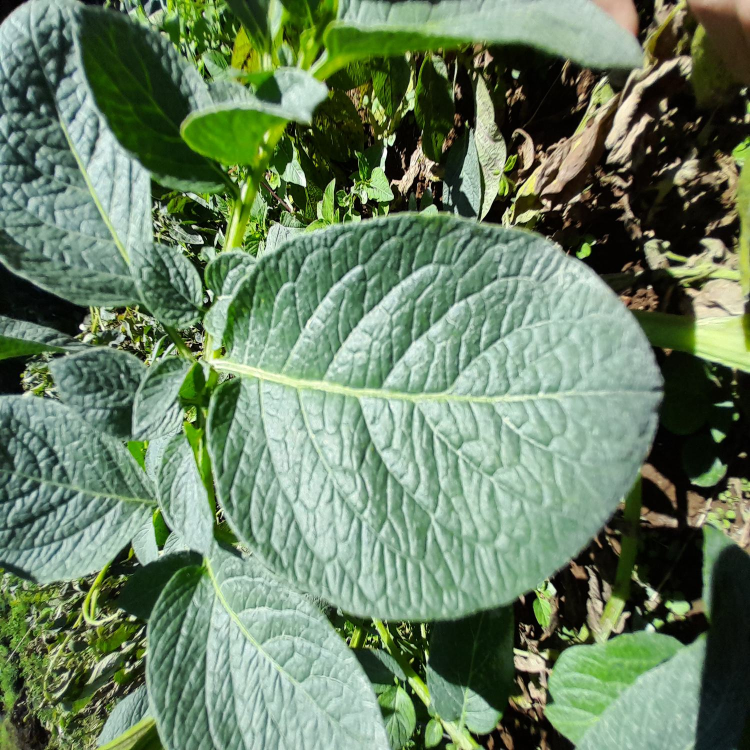
%> input picture imgs/20230712_120415.jpg, 1500 x 1500 px (shown at 1/2 size)
$ octave --eval "result = segmentLeafAndHighlightDisease(imread('../imgs/20230712_120415.jpg'));"   (GNU Octave 9; MATLAB toolbox functions it lacks are replaced by stand-ins)
%> lines starting %> are read from the running program, lines starting %| are printed output that depends on the picture; in (x1, y1, x2, y2) boxes, pixels count from 0 and x2, y2 are one past the last pixel; in counts of white or black regions, pixels touching at a corner belong together; the program's own positions count from 1
function [leafMask,highlight,bbox,roi,hsvImg] = segmentLeafAndHighlightDisease(img)
img = imresize(img,[256 256]);

if size(img,3)==1
    img = cat(3,img,img,img);
end

hsvImg = rgb2hsv(img);
%> hsvImg: size 256x256x3 double; mean H, S, V 0.314, 0.375, 0.514
H = hsvImg(:,:,1);
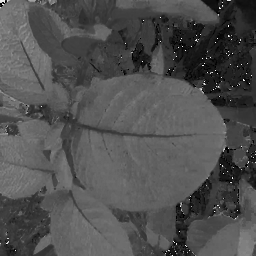
%> H: size 256x256 double; min 0, max 0.985, mean 0.314
S = hsvImg(:,:,2);
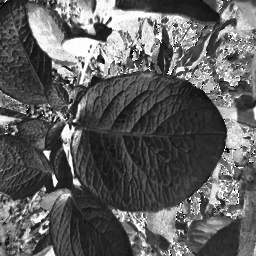
%> S: size 256x256 double; min 0, max 1, mean 0.375
V = hsvImg(:,:,3);
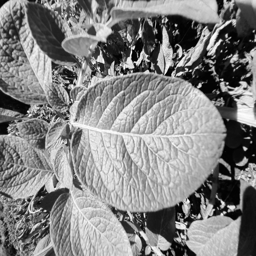
%> V: size 256x256 double; min 0, max 1, mean 0.514
leafMask = (H > 0.18 & H < 0.45) & (S > 0.2) & (V > 0.2);
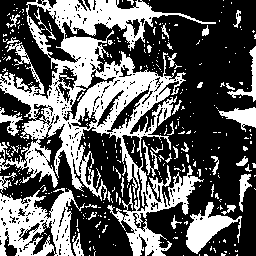
%> leafMask: size 256x256 logical; 37.7% white; 351 white regions (313 under 20 px), largest, box (x1, y1, x2, y2) and area: (0, 0, 216, 256) 16531, (0, 188, 85, 256) 3129, (186, 202, 242, 254) 1171
leafMask = bwareaopen(leafMask,300);
%> leafMask: size 256x256 logical; 33% white; 5 white regions, box (x1, y1, x2, y2) and area: (0, 0, 216, 256) 16531, (0, 188, 85, 256) 3129, (186, 202, 242, 254) 1171, (218, 107, 256, 132) 451, (227, 46, 256, 102) 327
leafMask = imclose(leafMask,strel('disk',5));
%> leafMask: size 256x256 logical; 46% white; 2 white regions, box (x1, y1, x2, y2) and area: (0, 0, 242, 256) 29266, (218, 46, 256, 132) 861
leafMask = imfill(leafMask,'holes');
%> leafMask: size 256x256 logical; 49.8% white; 2 white regions, box (x1, y1, x2, y2) and area: (0, 0, 242, 256) 31758, (218, 46, 256, 132) 861
mask1 = (H < 0.05) | (H > 0.9);
%> mask1: size 256x256 logical; 1.1% white in thin lines or dots
mask2 = (H > 0.05 & H < 0.15);
%> mask2: size 256x256 logical; 10.5% white; 109 white regions (96 under 20 px), largest, box (x1, y1, x2, y2) and area: (169, 0, 256, 94) 4317, (162, 179, 212, 256) 773, (219, 152, 249, 185) 425
diseaseMask = (mask1 | mask2) & leafMask;
%> diseaseMask: size 256x256 logical; 0.39% white in thin lines or dots
diseaseMask = bwareaopen(diseaseMask,40);
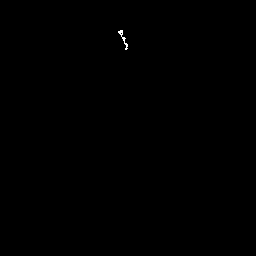
%> diseaseMask: size 256x256 logical; 0.08% white in thin lines or dots, all inside (x1, y1, x2, y2) = (118, 30, 128, 50)
diseaseMask = imclose(diseaseMask,strel('disk',3));
highlight = img;
R = highlight(:,:,1);
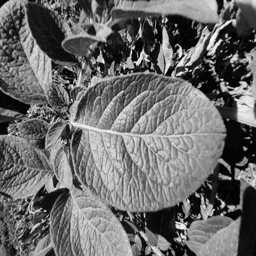
%> R: size 256x256 uint8; min 0, max 255, mean 106.7
R(diseaseMask) = 255;
%> R: size 256x256 uint8; 0.09% of pixels changed, all inside (x1, y1, x2, y2) = (118, 30, 128, 50)
highlight(:,:,1) = R;
%> highlight: size 256x256x3 uint8; mean H, S, V 106.8, 129.9, 100.7
stats = regionprops(leafMask,'BoundingBox','Area');
%> stats = 2 regions; box (x1, y1, x2, y2) and Area: (0, 0, 242, 256) 31758, (218, 46, 256, 132) 861
if isempty(stats)
    bbox = [1 1 256 256];
else
    areas = [stats.Area];
%> areas = [31758 861]
    [~,idx] = max(areas);
%> idx = 1
    bbox = stats(idx).BoundingBox;
%> bbox = [0.5 0.5 242 256]
end
roi = imcrop(img,bbox);
if isempty(roi)
    roi = img;
end
roi = imresize(roi,[256 256]);
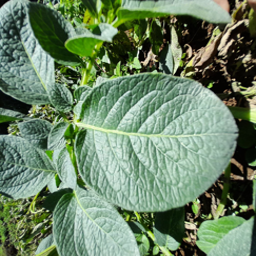
%> roi: size 256x256x3 uint8; mean R, G, B 108.2, 132.5, 103.2
leafMask = logical(leafMask);
end
